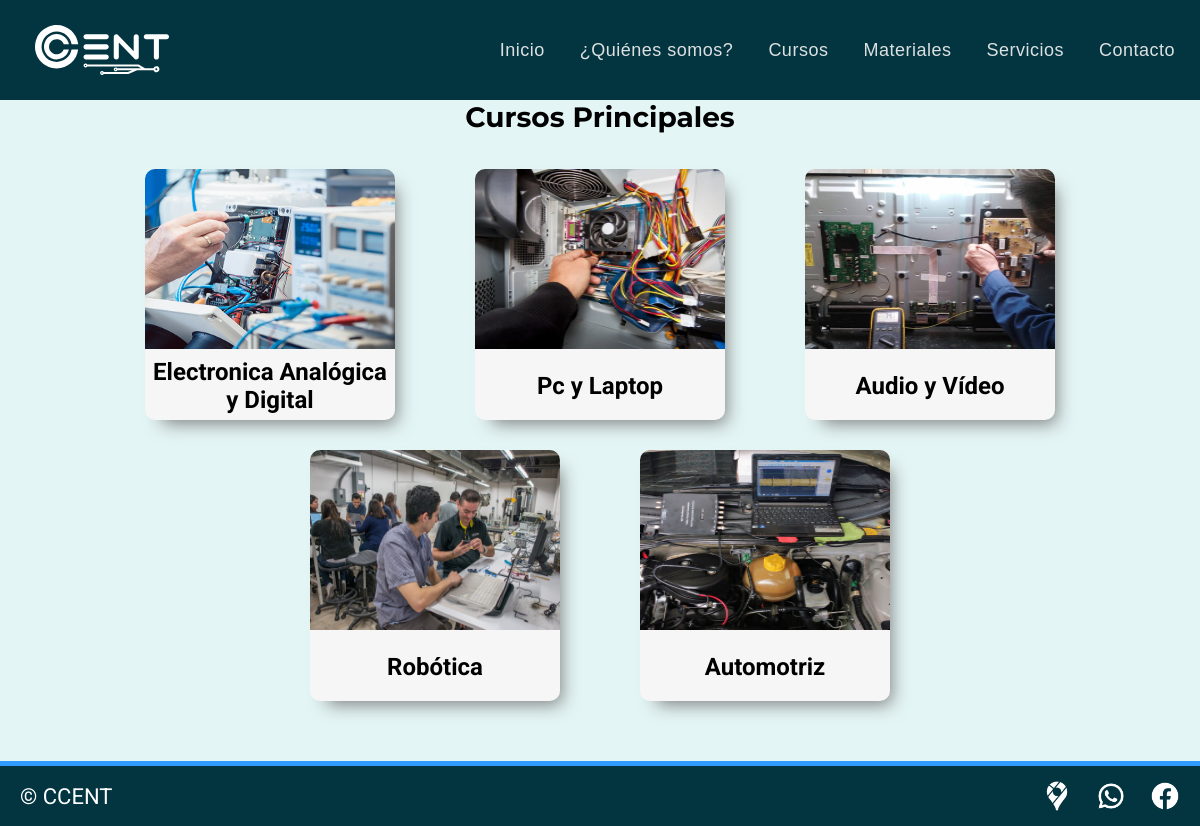
Screenshot of /cursos/ with the database file from the repository.
### apps/home/models.py (models this page shows, shortened)
class Curso(models.Model):
    titulo = models.CharField(max_length=100)
    imagen = models.FileField(null=False, upload_to=f'static/img/cursos', default=None)
    created = models.DateTimeField(auto_now_add=True)
    updated = models.DateTimeField(auto_now=True)
    descripcion = RichTextField()

### apps/home/views.py (the view)
# urls.py: path('cursos/', views.cursos, name='cursos'),
def cursos(request):
    cursos = Curso.objects.all()
    cursos_express = Expres.objects.all()
    context = {
        "cursos" : cursos,
        "cursos_express" : cursos_express
    }
    return render(request, 'home/cursos.html',context)

### apps/templates/home/cursos.html (shortened to what this page needs)
{% extends 'layouts/base.html' %}
{% load static %}
{% block stylesheet %}
<link rel="stylesheet" href={%static 'css/style.css'%}>
<link rel="stylesheet" href= {%static 'css/curso_s.css'%}>
{% endblock stylesheet %}
{% block content %}
<h1 class="titulo">Cursos Principales</h1>
<div class="contenedor-cursos">
  {% for curso in cursos %}
  <a href="{% url 'curso' curso.id %}">
  <div class="contenedor-card-curso">
      <img class="img-cursos" src={{curso.imagen.url}} alt=""></a>
      <div class="titulo_curso">
        <h1>{{curso.titulo}}</h1>
      </div>
    </div>
  {% endfor %}
{% endblock content %}

### static/css/style.css (style rules this page uses)
:root { --roboto: 'Roboto', sans-serif; --montserrat: 'Montserrat', sans-serif; --regular: 400; --azul-fondo: #E4F5F5; --azul-nav: #015366; --azul-footer: #033540; --negrita: 700; }
* { box-sizing: border-box; margin: 0; padding: 0; }
html { font-family: var(--roboto); font-weight: var(--regular); font-size: 62.5%; height: 100%; }
li, p, .titulo { color: black; }
body { display: flex; width: 100%; flex-direction: column; min-height: 100vh; background-color: var(--azul-fondo); }
.titulo { font-family: var(--montserrat); font-weight: var(--negrita); font-size: 2.8rem; margin-bottom: 16px; }
*:before, *:after { padding: 0; margin: 0; box-sizing: border-box; }

### static/css/curso_s.css (style rules this page uses)
.titulo { text-align: center; }
.contenedor-cursos { width: 100%; height: auto; justify-content: center; display: flex; flex-flow: row wrap; margin: 2rem 0 3rem 0; }
.contenedor-card-curso { background: #F6F6F6; border-radius: 10px; width: 25rem; height: 25.1rem; align-items: center; display: flex; flex-direction: column; margin: 1.5rem 4rem 1.5rem 4rem; -webkit-box-shadow: 9px 11px 18px -8px rgba(117,117,117,0.96); -moz-box-shadow: 9px 11px 18px -8px rgba(117,117,117,0.96); box-shadow: 9px 11px 18px -8px rgba(117,117,117,0.96); }
.img-cursos { width: 25rem; height: 18rem; border-radius: 1rem 1rem 0 0; }
.titulo_curso { font-size: 1.2rem; text-align: center; align-items: center; justify-content: center; padding: .5rem; width: 100%; height: 100%; display: flex; align-content: space-between; }

### rows the page displays
Curso: imagen (picture), titulo "Electronica Analógica y Digital"
Curso: imagen (picture), titulo "Pc y Laptop"
Curso: imagen (picture), titulo "Audio y Vídeo"
Curso: imagen (picture), titulo "Robótica"
Curso: imagen (picture), titulo "Automotriz"
